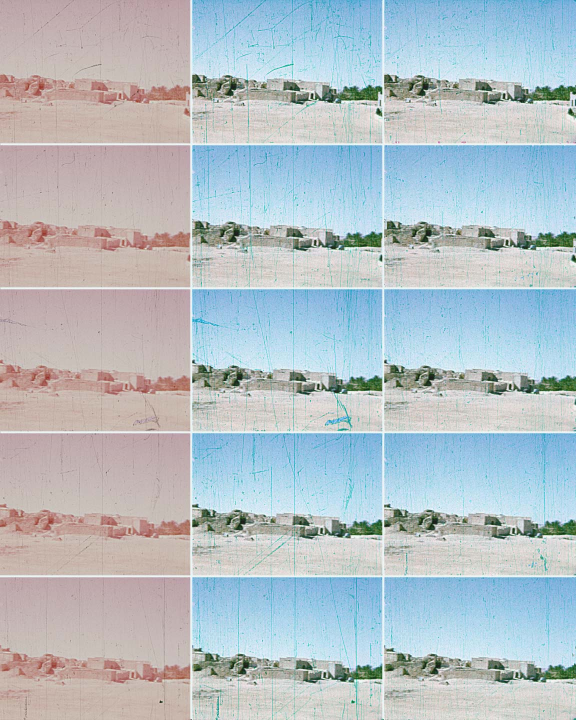
%> input picture film1_big.jpg, 1152 x 1440 px (shown at 1/2 size)
$ octave BuildingDetectionColorChanels.m   (GNU Octave 9; MATLAB toolbox functions it lacks are replaced by stand-ins)
%> lines starting %> are read from the running program, lines starting %| are printed output that depends on the picture; in (x1, y1, x2, y2) boxes, pixels count from 0 and x2, y2 are one past the last pixel; in counts of white or black regions, pixels touching at a corner belong together; the program's own positions count from 1
close all
clc
clear

im = imread('http://fy.chalmers.se/~romeo/RRY025/mfiles/film1_big.jpg');
%> im is the input picture: size 1440x1152x3 uint8; mean R, G, B 180.5, 191.4, 197.4
im = imcrop(im, [383 0 383 290]); %    First image in the second column
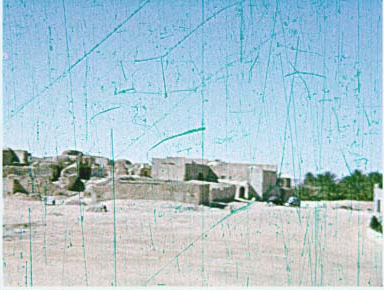
%> im: size 290x384x3 uint8; mean R, G, B 172.7, 198.7, 209.1
figure, imshow(im, [])
title('original image')

% Wavelet decomposition
% Get color channels
R = im(:,:,1);
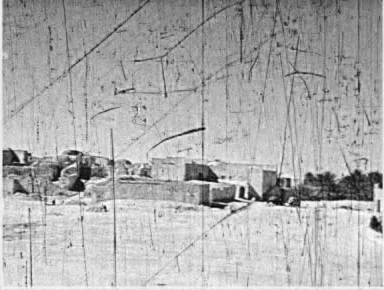
%> R: size 290x384 uint8; min 0, max 255, mean 172.7
G = im(:,:,2);
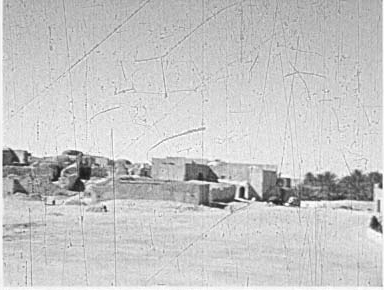
%> G: size 290x384 uint8; min 23, max 255, mean 198.7
B = im(:,:,3);
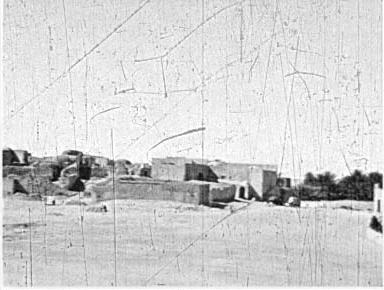
%> B: size 290x384 uint8; min 2, max 255, mean 209.1

% Detect buidlings/background
im_subtracted_RB = R-B;
figure
title('Color subtracted image')
subplot(3,3,1),imshow(im_subtracted_RB, [])
title('R-B')
im_subtracted_RG = R-G;
subplot(3,3,2),imshow(im_subtracted_RG, [])
title('R-G')
im_subtracted = R-R;
%> im_subtracted: size 290x384 uint8; every value is 0
subplot(3,3,3),imshow(im_subtracted, [])
title('R-R')
im_subtracted = G-B;
subplot(3,3,4),imshow(im_subtracted, [])
title('G-B')
im_subtracted = G-G;
subplot(3,3,5),imshow(im_subtracted, [])
title('G-G')
im_subtracted_GR = G-R;
subplot(3,3,6),imshow(im_subtracted_GR, [])
title('G-R')
im_subtracted = B-B;
subplot(3,3,7),imshow(im_subtracted, [])
title('B-B')
im_subtracted = B-G;
subplot(3,3,8),imshow(im_subtracted, [])
title('B-G')
im_subtracted = B-R;
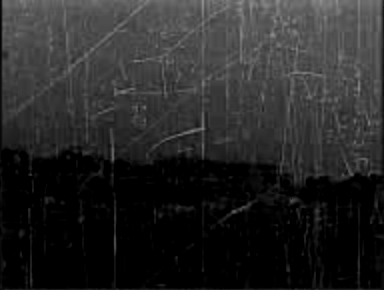
%> im_subtracted: size 290x384 uint8; min 0, max 142, mean 39.2
subplot(3,3,9),imshow(im_subtracted, [])
title('B-R')

im_norm = im_subtracted_RB./max(max(im_subtracted_RB));
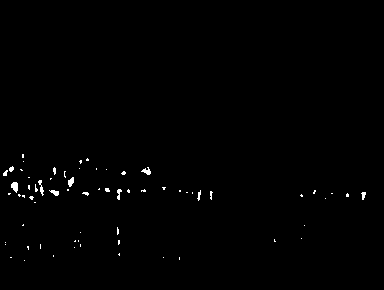
%> im_norm: size 290x384 uint8; values 0 (black) and 1 (white), 0.59% white in thin lines or dots, all inside (x1, y1, x2, y2) = (3, 154, 366, 261)
%figure, imhist(double(im_norm))
im_median = median(median(im_norm));
%> im_median = 0
im_binary = im2bw(im_subtracted_RB, im_median);
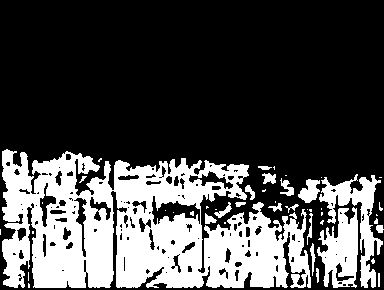
%> im_binary: size 290x384 logical; 29.4% white; 46 white regions (27 under 20 px), largest, box (x1, y1, x2, y2) and area: (2, 149, 311, 288) 27129, (319, 174, 383, 288) 2174, (317, 207, 358, 288) 2042
figure, imshow(im_binary, [])
title('Color subtracted image thresholded R-B')
